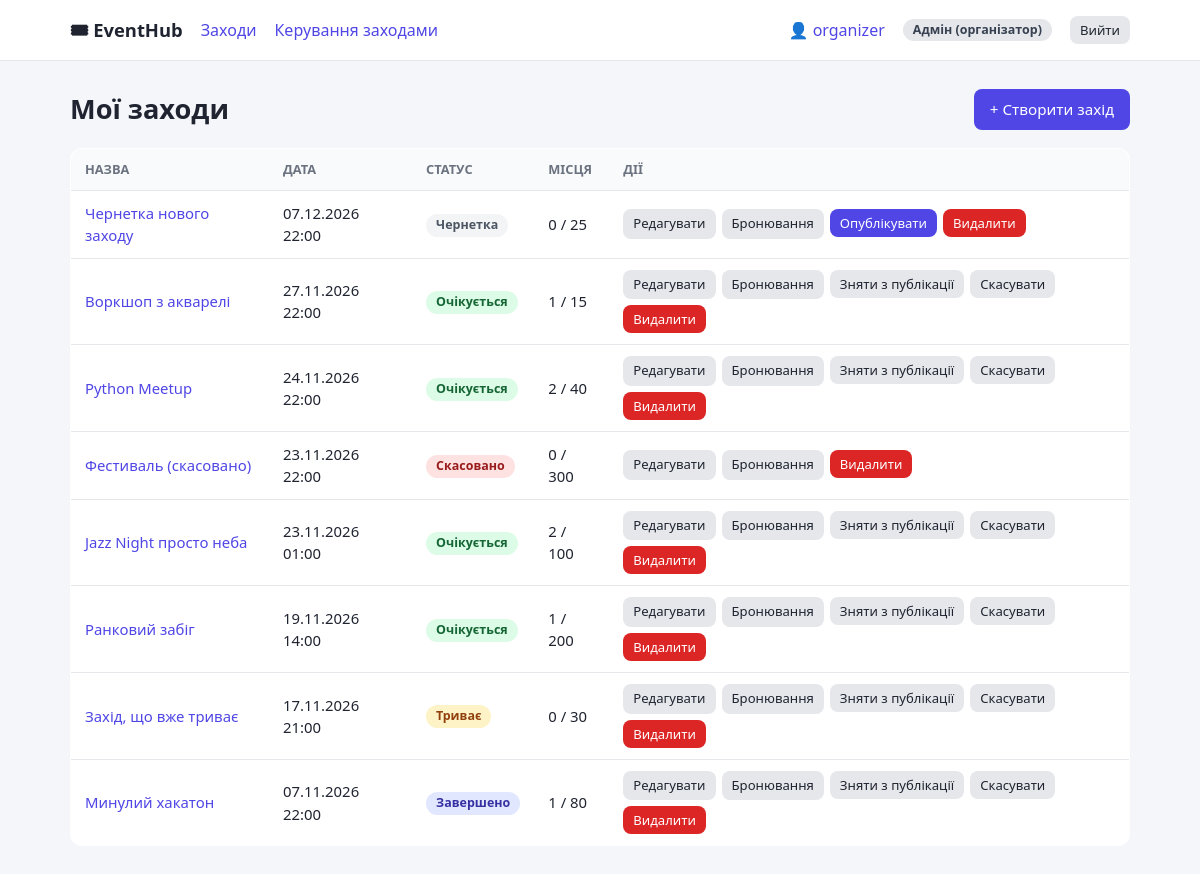
The page /manage/events (signed in) on the database its author committed.
### models.py (models this page shows, shortened)
class User(UserMixin, db.Model):
    id = db.Column(db.Integer, primary_key=True)
    username = db.Column(db.String(50), unique=True, nullable=False)
    email = db.Column(db.String(120), unique=True, nullable=False)
    password_hash = db.Column(db.String(255), nullable=False)
    role = db.Column(db.String(20), nullable=False, default=ROLE_USER)
    full_name = db.Column(db.String(120), default="")
    phone = db.Column(db.String(30), default="")
    bio = db.Column(db.Text, default="")
    is_active = db.Column(db.Boolean, nullable=False, default=True)
    created_at = db.Column(db.DateTime, default=datetime.now)
    @property
    def is_moderator(self):
        return self.role == ROLE_MODERATOR
    @property
    def is_organizer(self):
        return self.role in (ROLE_ADMIN, ROLE_MODERATOR)
    @property
    def role_label(self):
        return ROLE_LABELS.get(self.role, self.role)

class Event(db.Model):
    id = db.Column(db.Integer, primary_key=True)
    title = db.Column(db.String(150), nullable=False)
    description = db.Column(db.Text, default="")
    location = db.Column(db.String(200), default="")
    category_id = db.Column(db.Integer, db.ForeignKey("category.id"), nullable=True)
    organizer_id = db.Column(db.Integer, db.ForeignKey("user.id"), nullable=False)
    start_time = db.Column(db.DateTime, nullable=False)
    end_time = db.Column(db.DateTime, nullable=False)
    price = db.Column(db.Float, nullable=False, default=0)
    capacity = db.Column(db.Integer, nullable=False, default=1)
    status = db.Column(db.String(20), nullable=False, default=EVENT_DRAFT)
    created_at = db.Column(db.DateTime, default=datetime.now)
    category = db.relationship("Category", backref="events")
    organizer = db.relationship("User", backref="events")
    bookings = db.relationship("Booking", backref="event", cascade="all, delete-orphan")
    @property
    def state(self):
        now = datetime.now()
        if self.status == EVENT_DRAFT:
            return "draft"
        if self.status == EVENT_CANCELLED:
            return "cancelled"
        if self.end_time <= now:
            return "finished"
        if self.start_time <= now:
            return "ongoing"
        return "upcoming"
    @property
    def state_label(self):
        return STATE_LABELS[self.state]
    @property
    def active_bookings_count(self):
        return sum(1 for b in self.bookings if b.status == "active")

class Booking(db.Model):
    __table_args__ = (db.UniqueConstraint("user_id", "event_id", name="uq_user_event"),)
    id = db.Column(db.Integer, primary_key=True)
    user_id = db.Column(db.Integer, db.ForeignKey("user.id"), nullable=False)
    event_id = db.Column(db.Integer, db.ForeignKey("event.id"), nullable=False)
    status = db.Column(db.String(20), nullable=False, default="active")  # active / cancelled
    created_at = db.Column(db.DateTime, default=datetime.now)
    cancelled_at = db.Column(db.DateTime)
    user = db.relationship("User", backref="bookings")

### blueprints/manage.py (the view)
@bp.route("/events")
@organizer_only
def my_events():
    query = Event.query
    if not current_user.is_moderator:
        query = query.filter_by(organizer_id=current_user.id)
    events = query.order_by(Event.start_time.desc()).all()
    return render_template("manage/events.html", events=events)

### models.py (called while the page is built)
@login_manager.user_loader
def load_user(user_id):
    return db.session.get(User, int(user_id))

### permissions.py (called while the page is built)
def roles_required(*roles):
    def decorator(view):
        @wraps(view)
        def wrapper(*args, **kwargs):
            if not current_user.is_authenticated:
                return login_manager.unauthorized()
            if current_user.role not in roles:
                abort(403)
            return view(*args, **kwargs)
        return wrapper
    return decorator

### templates/manage/events.html (shortened to what this page needs)
{% extends "base.html" %}
{% block content %}
<div class="toolbar"><h1>{{ 'Усі заходи' if current_user.is_moderator else 'Мої заходи' }}</h1>
  <a class="btn" href="{{ url_for('manage.create') }}">+ Створити захід</a></div>
{% if events %}
<div class="table-wrap"><table>
  <tr><th>Назва</th>{% if current_user.is_moderator %}<th>Організатор</th>{% endif %}<th>Дата</th><th>Статус</th><th>Місця</th><th>Дії</th></tr>
  {% for e in events %}
  <tr>
    <td><a href="{{ url_for('events.event_detail', event_id=e.id) }}">{{ e.title }}</a></td>
    <td>{{ e.start_time|dt }}</td>
    <td><span class="badge {{ e.state }}">{{ e.state_label }}</span></td>
    <td>{{ e.active_bookings_count }} / {{ e.capacity }}</td>
    <td><div class="actions">
      <a class="btn secondary sm" href="{{ url_for('manage.edit', event_id=e.id) }}">Редагувати</a>
      <a class="btn secondary sm" href="{{ url_for('manage.bookings', event_id=e.id) }}">Бронювання</a>
      {% if e.status == 'draft' %}
        <form class="inline" method="post" action="{{ url_for('manage.publish', event_id=e.id) }}"><input type="hidden" name="csrf_token" value="{{ csrf_token() }}"><button class="btn sm">Опублікувати</button></form>
      {% elif e.status == 'published' %}
        <form class="inline" method="post" action="{{ url_for('manage.unpublish', event_id=e.id) }}"><input type="hidden" name="csrf_token" value="{{ csrf_token() }}"><button class="btn secondary sm">Зняти з публікації</button></form>
        <form class="inline" method="post" action="{{ url_for('manage.cancel', event_id=e.id) }}" onsubmit="return confirm('Скасувати захід?')"><input type="hidden" name="csrf_token" value="{{ csrf_token() }}"><button class="btn secondary sm">Скасувати</button></form>
      {% endif %}
      <form class="inline" method="post" action="{{ url_for('manage.delete', event_id=e.id) }}" onsubmit="return confirm('Видалити захід разом з усіма бронюваннями?')"><input type="hidden" name="csrf_token" value="{{ csrf_token() }}"><button class="btn danger sm">Видалити</button></form>
    </div></td>
  </tr>
  {% endfor %}
</table></div>
{% else %}<div class="empty">Заходів ще немає.</div>{% endif %}
{% endblock %}

### templates/base.html (shortened to what this page needs)
<!doctype html>
<html lang="uk">
<head>
  <link rel="stylesheet" href="{{ url_for('static', filename='style.css') }}">
</head>
<body>
<nav class="top">
  <div class="container">
    <a class="brand" href="{{ url_for('events.event_list') }}">🎟 EventHub</a>
    <a href="{{ url_for('events.event_list') }}">Заходи</a>
    {% if current_user.is_authenticated %}
      {% if current_user.is_organizer %}<a href="{{ url_for('manage.my_events') }}">Керування заходами</a>{% endif %}
      <a href="{{ url_for('profile.view') }}">👤 {{ current_user.username }}</a>
      <span class="badge">{{ current_user.role_label }}</span>
      <form method="post" action="{{ url_for('auth.logout') }}">
        <button class="btn secondary sm">Вийти</button>
      </form>
    {% else %}
      <span class="spacer"></span>
      <a href="{{ url_for('auth.login') }}">Вхід</a>
      <a class="btn sm" href="{{ url_for('auth.register') }}">Реєстрація</a>
    {% endif %}
  </div>
</nav>
<main>
  <div class="container">
    {% block content %}{% endblock %}
  </div>
</main>
</body>
</html>

### static/style.css (style rules this page uses)
:root { --bg:#f5f6fa;--card:#fff;--text:#1f2430;--muted:#6b7280;--primary:#4f46e5;--primary-d:#4338ca;--border:#e5e7eb;--ok:#16a34a;--bad:#dc2626;--warn:#d97706 }
* { box-sizing:border-box }
body { margin:0;font-family:system-ui,-apple-system,"Segoe UI",Roboto,sans-serif;background:var(--bg);color:var(--text);line-height:1.5 }
a { color:var(--primary);text-decoration:none }
.container { max-width:1100px;margin:0 auto;padding:0 20px }
nav.top { background:#fff;border-bottom:1px solid var(--border) }
nav.top .container { display:flex;align-items:center;gap:18px;min-height:60px;flex-wrap:wrap }
nav.top .brand { font-weight:700;font-size:1.15rem;color:var(--text) }
nav.top form { display:inline;margin:0 }
main { padding:28px 0 60px }
h1 { margin:0 0 18px;font-size:1.7rem }
.badge { display:inline-block;padding:2px 10px;border-radius:999px;font-size:.78rem;font-weight:600;background:#e5e7eb;color:#374151 }
.badge.upcoming,.badge.active { background:#dcfce7;color:#166534 }
.badge.ongoing { background:#fef3c7;color:#92400e }
.badge.finished,.badge.completed { background:#e0e7ff;color:#3730a3 }
.badge.cancelled { background:#fee2e2;color:#991b1b }
.badge.draft { background:#f3f4f6;color:#4b5563 }
.btn { display:inline-block;border:0;border-radius:8px;padding:9px 16px;font-size:.95rem;cursor:pointer;background:var(--primary);color:#fff;font-family:inherit }
.btn.secondary { background:#e5e7eb;color:var(--text) }
.btn.danger { background:var(--bad) }
.btn.sm { padding:5px 10px;font-size:.82rem }
form.inline { display:inline }
table { width:100%;border-collapse:collapse;background:#fff;border-radius:12px;overflow:hidden;border:1px solid var(--border) }
th,td { padding:11px 14px;text-align:left;border-bottom:1px solid var(--border);vertical-align:middle;font-size:.93rem }
th { background:#f9fafb;font-size:.8rem;text-transform:uppercase;color:var(--muted) }
tr:last-child td { border-bottom:0 }
.table-wrap { overflow-x:auto }
.actions { display:flex;gap:6px;flex-wrap:wrap }
.toolbar { display:flex;justify-content:space-between;align-items:center;flex-wrap:wrap;gap:10px;margin-bottom:18px }
.toolbar h1 { margin:0 }

### rows shown on the page
User: username "organizer", role_label "Адмін (організатор)", role "Мої заходи"
Event: title "Чернетка нового заходу", start_time|dt "07.12.2026 22:00", state_label "Чернетка", active_bookings_count "0", capacity "25"
Event: title "Воркшоп з акварелі", start_time|dt "27.11.2026 22:00", state_label "Очікується", active_bookings_count "1", capacity "15"
Event: title "Python Meetup", start_time|dt "24.11.2026 22:00", state_label "Очікується", active_bookings_count "2", capacity "40"
Event: title "Фестиваль (скасовано)", start_time|dt "23.11.2026 22:00", state_label "Скасовано", active_bookings_count "0", capacity "300"
Event: title "Jazz Night просто неба", start_time|dt "23.11.2026 01:00", state_label "Очікується", active_bookings_count "2", capacity "100"
Event: title "Ранковий забіг", start_time|dt "19.11.2026 14:00", state_label "Очікується", active_bookings_count "1", capacity "200"
Event: title "Захід, що вже триває", start_time|dt "17.11.2026 21:00", state_label "Триває", active_bookings_count "0", capacity "30"
Event: title "Минулий хакатон", start_time|dt "07.11.2026 22:00", state_label "Завершено", active_bookings_count "1", capacity "80"
